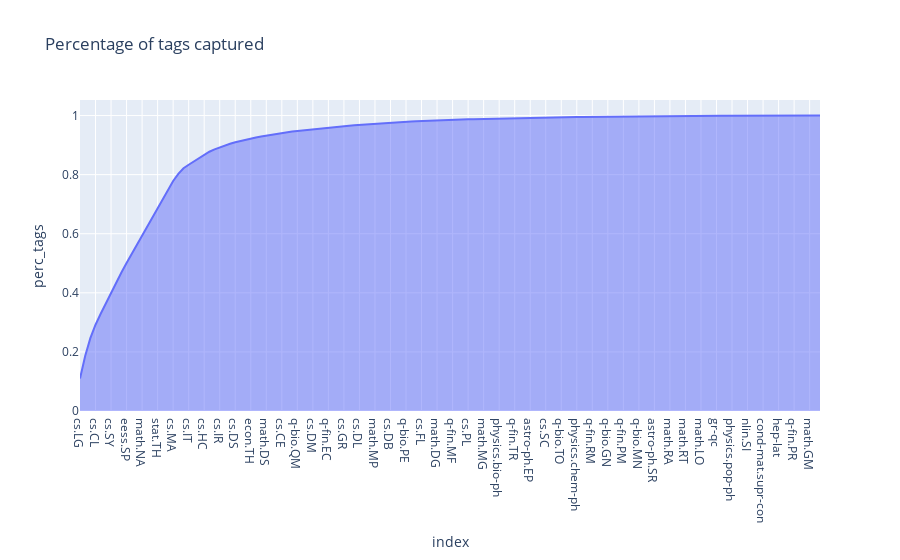

Write notebook code for a chart like this one.
### Code cell
fig = px.area(df_sum, y="perc_tags", title="Percentage of tags captured")
fig.show()
_ = fig.update_xaxes(tickangle=45)

### Figure 1 — Plotly figure (JSON) as saved in the notebook; plotly's stock layout.template omitted (floating-point values rounded to 4 significant figures; data arrays with more than 128 entries replaced by an {"elided": "..."} marker saying what was removed)
{"data": [{"fillpattern": {"shape": ""}, "hovertemplate": "index=%{x}<br>perc_tags=%{y}<extra></extra>", "legendgroup": "", "line": {"color": "#636efa"}, "marker": {"symbol": "circle"}, "mode": "lines", "name": "", "orientation": "v", "showlegend": false, "stackgroup": "1", "type": "scatter", "x": {"elided": "144 str values"}, "xaxis": "x", "y": {"elided": "144 float values"}, "yaxis": "y"}], "layout": {"legend": {"tracegroupgap": 0}, "title": {"text": "Percentage of tags captured"}, "xaxis": {"anchor": "y", "domain": [0, 1], "title": {"text": "index"}}, "yaxis": {"anchor": "x", "domain": [0, 1], "title": {"text": "perc_tags"}}}}
